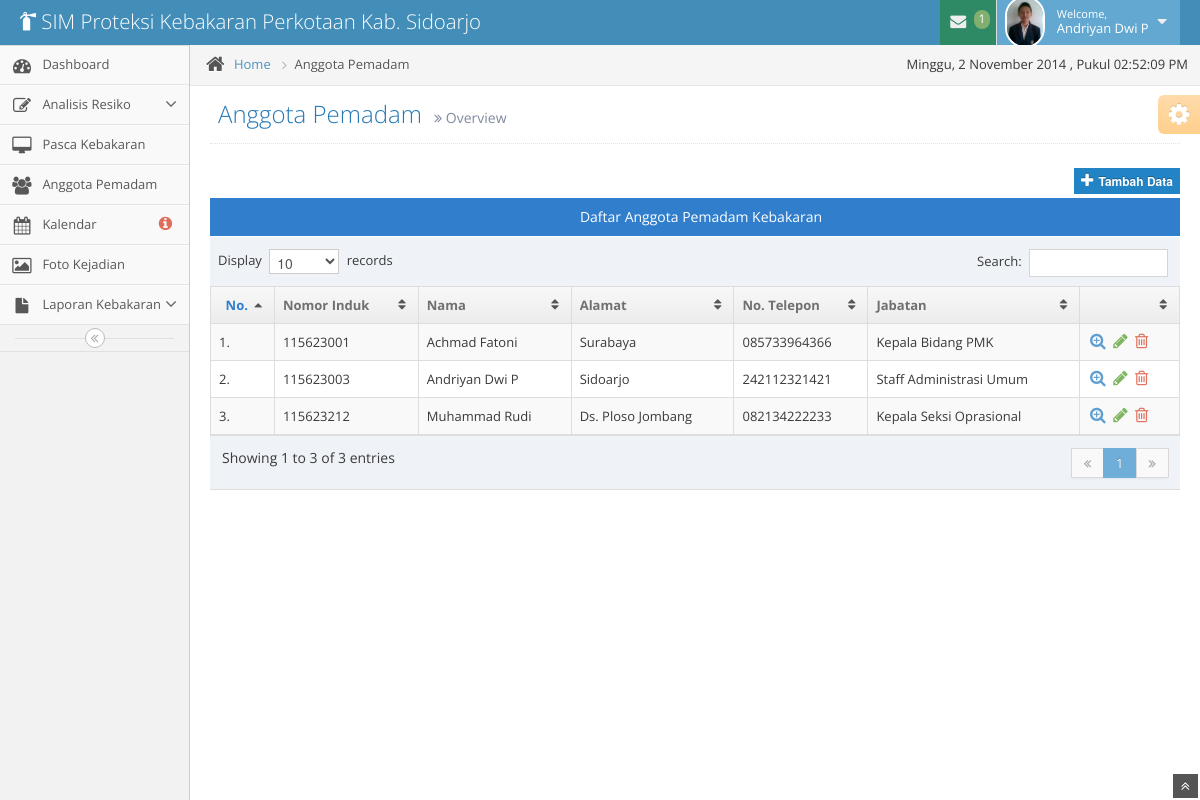
/anggota/list.php (signed in), run on an earlier commit of the app's database.
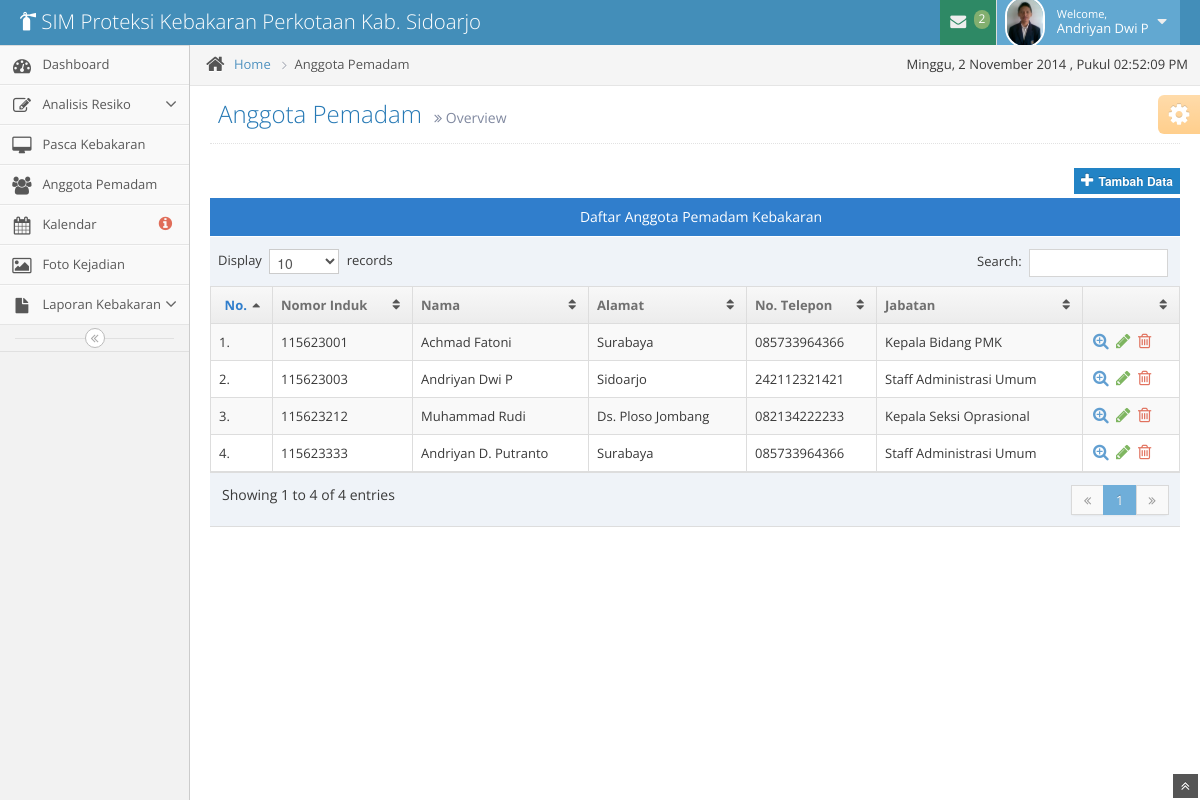
And on a later commit of the database.
### tables this page shows
CREATE TABLE IF NOT EXISTS `pegawai` (
  `pegawai_nip` int(20) NOT NULL,
  `id_level_user` int(11) NOT NULL,
  `pegawai_nama` varchar(50) NOT NULL,
  `pegawai_tempat` varchar(50) NOT NULL,
  `pegawai_tanggal` date NOT NULL,
  `pegawai_kelamin` varchar(20) NOT NULL,
  `pegawai_alamat` varchar(50) NOT NULL,
  `pegawai_no_telp` varchar(20) NOT NULL,
  `jabatan_id` int(2) NOT NULL,
  `pegawai_email` varchar(50) NOT NULL,
  `pegawai_password` varchar(200) NOT NULL,
  `pegawai_foto` varchar(255) NOT NULL,
  PRIMARY KEY (`pegawai_nip`),
  KEY `FK_jabatan` (`jabatan_id`),
  KEY `id_level_user` (`id_level_user`)
);

CREATE TABLE IF NOT EXISTS `jabatan` (
  `jabatan_id` int(2) NOT NULL AUTO_INCREMENT,
  `jabatan_nama` varchar(30) NOT NULL,
  PRIMARY KEY (`jabatan_id`)
);

### anggota/list.php (the view, shortened to what the changed rows need)
<?php
include '../template/header.php';
if ((isset($_SESSION['pegawai_nomor']) && isset($_SESSION['level'])) || (isset($_COOKIE['level']) && isset($_COOKIE['pegawai_nomor']))) {
    $sql = mysql_query("SELECT * FROM pegawai WHERE (pegawai_nip='" . $_SESSION['pegawai_nomor'] . "' AND id_level_user='".$_SESSION['level']."')
                        OR (pegawai_nip='" . $_COOKIE['pegawai_nomor'] . "' AND id_level_user='".$_COOKIE['level']."')") or die("Query : ".mysql_error());
    $query = mysql_query("SELECT * FROM pegawai,jabatan
      WHERE jabatan.jabatan_id = pegawai.jabatan_id
      ORDER BY pegawai_nip") or die("Query failed: " . mysql_error());
    if ($sql == false) {
        die(mysql_error());
        header('Location: ../login/login.php');
        exit();
    } else if (mysql_num_rows($sql)) {
        while ($row = mysql_fetch_assoc($sql)) {
            ?>
            <body>
                <div class="navbar">
                    <div class="navbar-inner">
                        <div class="container-fluid">
                            <a href="../beranda/index" class="brand">
                                <small>
                                    <i class="icon-fire-extinguisher"></i>
                                    SIM Proteksi Kebakaran Perkotaan Kab. Sidoarjo
                                </small>
                            </a>
                            <ul class="nav ace-nav pull-right">
                                <li class="green">
                                    <a data-toggle="dropdown" class="dropdown-toggle" href="#">
                                        <i class="icon-envelope icon-animated-vertical"></i>
                                        <?php
                                        $level = $row['id_level_user'];
                                        $jabatan = $row['jabatan_id'];
                                        $cek_pesan = mysql_query("SELECT * FROM pesan WHERE pesan_status = 0 AND pesan_untuk='$jabatan'") or die("Query : ".mysql_error());
                                        $jml_pesan = mysql_num_rows($cek_pesan);
                                        if($jml_pesan > 0){
                                            echo "<span class='badge badge-success'>$jml_pesan</span>";
                                        }else{
                                            echo "<span class='badge badge-success'>0</span>";
                                        }
                                        ?>
                                    </a>
                                </li>
                                <li class="light-blue">
                                    <a data-toggle="dropdown" href="#" class="dropdown-toggle">
                                        <img class="nav-user-photo" src="../assets/img/img-anggota/<?= $row['pegawai_foto']; ?>" alt="<?php echo $hasil['pegawai_nama']; ?>" />
                                        <span class="user-info">
                                            <small>Welcome,</small>
                                            <?php echo $row['pegawai_nama']; ?>
                                        </span>
                                        <i class="icon-caret-down"></i>
                                    </a>
                                </li>
                            </ul>
                        </div>
                    </div>
                </div>
            <div class="main-container container-fluid">
                <?php include '../template/sidebar.php'; ?>
                <div class="main-content">
                    <div class="breadcrumbs" id="breadcrumbs">
                        <ul class="breadcrumb">
                            <li>
                                <i class="icon-home home-icon"></i>
                                <a href="../beranda/index">Home</a>
                                <span class="divider">
                                    <i class="icon-angle-right arrow-icon"></i>
                                </span>
                            </li>
                            <li class="active">Anggota Pemadam</li>
                        </ul>
                        <div class="pull-right">
                            , Pukul <span id="clock"></span>
                        </div>
                    </div>
                    <div class="page-content">
                        <div class="page-header position-relative">
                            <h1>
                                Anggota Pemadam
                                <small>
                                    <i class="icon-double-angle-right"></i>
                                    Overview
                                </small>
                            </h1>
                        </div>
                        <div class="row-fluid">
                            <div class="span12">
                                <div class = "space-6"></div>
                                <div class = "pull-right">
                                <?php if($row['id_level_user'] == 1){ ?>
                                    <a href = "tambah">
                                        <button class = "btn btn-mini btn-primary btn-block" data-rel = "tooltip" title = "Tambah Pegawai">
                                            <i class = "icon-plus bigger-130"></i>
                                            <strong>Tambah Data</strong>
                                        </button>
                                    </a>
                                <?php } ?>
                                </div>
                                <div class = "table-header center">
                                    Daftar Anggota Pemadam Kebakaran
                                </div>
                                <table id = "pegawai" class = "table table-striped table-bordered table-hover">
                                    <thead>
                                        <tr>
                                            <th class = "center">No.</th>
                                            <th>Nomor Induk</th>
                                            <th>Nama</th>
                                            <th>Alamat</th>
                                            <th>No. Telepon</th>
                                            <th>Jabatan</th>
                                            <th></th>
                                        </tr>
                                    </thead>
                                    <tbody>
                                        <?php
                                        $no = 1;
                                        while ($data = mysql_fetch_array($query)) {
                                            ?>
                                            <tr>
                                                <td><?php echo '' . $no . '.'; ?></td>
                                                <td><?php echo $data['pegawai_nip']; ?></td>
                                                <td><?php echo $data['pegawai_nama']; ?></td>
                                                <td><?php echo $data['pegawai_alamat']; ?></td>
                                                <td><?php echo $data['pegawai_no_telp']; ?></td>
                                                <td><?php echo $data['jabatan_nama']; ?></td>
                                                <td class="td-actions">
                                                    <div class="hidden-phone visible-desktop action-buttons">
                                                        <a class="blue" href="profile?nip=<?php echo $data['pegawai_nip']; ?>" class="tooltip-info" data-rel="tooltip" title="View">
                                                            <i class="icon-zoom-in bigger-130"></i>
                                                        </a>
                                                        <?php if($row['id_level_user'] == 1 ){ ?>
                                                        <a class="green" href="edit?nip=<?php echo $data['pegawai_nip']; ?>" class="tooltip-success" data-rel="tooltip" title="Edit">
                                                            <i class="icon-pencil bigger-130"></i>
                                                        </a>
                                                        <a class="red" href="prosesHapus?nip=<?php echo $data['pegawai_nip']; ?>" onclick="return confirm('Are you sure you want to delete?')" class="tooltip-error" data-rel="tooltip" title="Delete">
                                                            <i class="icon-trash bigger-130"></i>
                                                        </a>
                                                        <?php }else if($data['pegawai_nip'] == $row['pegawai_nip']){ ?>
                                                        <a class="green" href="edit?nip=<?php echo $data['pegawai_nip']; ?>" class="tooltip-success" data-rel="tooltip" title="Edit">
                                                            <i class="icon-pencil bigger-130"></i>
                                                        </a>
                                                        <?php } ?>
                                                    </div>
                                                </td>
                                            </tr>
                                            <?php
                                            $no++;
                                        }
                                        ?>
                                    </tbody>
                                </table>
                            </div>
                        </div>
                    </div>
                    <?php
                }
            }
        }
        ?>
    </div>
</div>
</body>
</html>

### template/sidebar.php (shortened to what the changed rows need)
<?php
    if($level == '1'){
?>
<div class="sidebar" id="sidebar">
    <ul class="nav nav-list">
        <li>
            <a href="../beranda/index">
                <i class="icon-dashboard"></i>
                <span class="menu-text"> Dashboard </span>
            </a>
        </li>
        <li>
            <a href="" class="dropdown-toggle">
                <i class="icon-edit"></i>
                <span class="menu-text"> Analisis Resiko </span>
                <b class="arrow icon-angle-down"></b>
            </a>
        </li>
        <li>
            <a href="../pasca/pasca" class="dropdown-toggle">
                <i class="icon-desktop"></i>
                <span class="menu-text"> Pasca Kebakaran </span>
            </a>
        </li>
        <li>
            <a href="../anggota/list">
                <i class="icon-group"></i>
                <span class="menu-text"> Anggota Pemadam </span>
            </a>
        </li>
        <li>
            <a href="../kalendar/kalendar">
                <i class="icon-calendar"></i>
                <?php
                    $thn = date('Y');
                    $bln = date('m');
                    $cek = mysql_query("SELECT * FROM resiko WHERE resiko_tanggal_start BETWEEN '$thn-$bln-01' AND '$thn-$bln-31'") or die("Query : ".mysql_error());
                    $jml = mysql_num_rows($cek);
                ?>
                <span class="menu-text">
                    Kalendar
                    <?php if($jml>0){ ?>
                    <span class="badge badge-transparent tooltip-error" title="<?php echo $jml; ?>&nbsp;Important&nbsp;Events">
                        <i class="icon-info-sign red bigger-130"></i>
                    </span>
                    <?php }else{ ?>
                    <span class="badge badge-transparent tooltip-error" title="0&nbsp;Important&nbsp;Events">
                        <i class="icon-info-sign red bigger-130"></i>
                    </span>
                    <?php } ?>
                </span>
            </a>
        </li>
        <li>
            <a href="../gallery/">
                <i class="icon-picture"></i>
                <span class="menu-text"> Foto Kejadian </span>
            </a>
        </li>
        <li>
            <a href="#" class="dropdown-toggle">
                <i class="icon-file"></i>
                <span class="menu-text">
                    Laporan Kebakaran
                </span>
                <b class="arrow icon-angle-down"></b>
            </a>
        </li>
    </ul>
    <div class="sidebar-collapse" id="sidebar-collapse">
        <i class="icon-double-angle-left"></i>
    </div>
</div>
<?php
}else if($level == '2' || $level = '3'){
?>
<div class="sidebar" id="sidebar">
    <div class="sidebar-shortcuts" id="sidebar-shortcuts">
        <div class="sidebar-shortcuts-mini" id="sidebar-shortcuts-mini">
            <span class="btn btn-success"></span>
            <span class="btn btn-info"></span>
            <span class="btn btn-warning"></span>
            <span class="btn btn-danger"></span>
        </div>
    </div>
    <ul class="nav nav-list">
        <li>
            <a href="../beranda/index">
                <i class="icon-dashboard"></i>
                <span class="menu-text"> Dashboard </span>
            </a>
        </li>
        <li>
            <a href="../pasca/pasca" class="dropdown-toggle">
                <i class="icon-desktop"></i>
                <span class="menu-text"> Pasca Kebakaran </span>
            </a>
        </li>
        <li>
            <a href="../anggota/list">
                <i class="icon-group"></i>
                <span class="menu-text"> Anggota Pemadam </span>
            </a>
        </li>
        <li>
            <a href="../kalendar/kalendar">
                <i class="icon-calendar"></i>
                <?php
                    $thn = date('Y');
                    $bln = date('m');
                    $cek = mysql_query("SELECT * FROM resiko WHERE resiko_tanggal_start BETWEEN '$thn-$bln-01' AND '$thn-$bln-31'") or die("Query : ".mysql_error());
                    $jml = mysql_num_rows($cek);
                ?>
                <span class="menu-text">
                    Kalendar
                    <?php if($jml>0){ ?>
                    <span class="badge badge-transparent tooltip-error" title="<?php echo $jml; ?>&nbsp;Important&nbsp;Events">
                        <i class="icon-info-sign red bigger-130"></i>
                    </span>
                    <?php }else{ ?>
                    <span class="badge badge-transparent tooltip-error" title="0&nbsp;Important&nbsp;Events">
                        <i class="icon-info-sign red bigger-130"></i>
                    </span>
                    <?php } ?>
                </span>
            </a>
        </li>
        <li>
            <a href="../gallery/">
                <i class="icon-picture"></i>
                <span class="menu-text"> Foto Kejadian </span>
            </a>
        </li>
        <li>
            <a href="#" class="dropdown-toggle">
                <i class="icon-file"></i>
                <span class="menu-text">
                    Laporan Kebakaran
                </span>
                <b class="arrow icon-angle-down"></b>
            </a>
            <ul class="submenu">
                <li>
                    <a href="../laporan/">
                        <i class="icon-double-angle-right"></i>
                        Laporan Kebakaran
                    </a>
                </li>
                <li>
                    <a href="../grafik/">
                        <i class="icon-double-angle-right"></i>
                        Grafik Kebakaran
                    </a>
                </li>
            </ul>
        </li>
    </ul>
    <div class="sidebar-collapse" id="sidebar-collapse">
        <i class="icon-double-angle-left"></i>
    </div>
</div>
<?php
}
?>

What changed in the data, as far as the page shows it:
computed for pegawai "Andriyan Dwi P": jml_pesan "1" → "2"
added pegawai: pegawai_nip "115623333", pegawai_nama "Andriyan D. Putranto", pegawai_alamat "Surabaya", pegawai_no_telp "085733964366", jabatan.jabatan_nama "Staff Administrasi Umum", shown under "2"
Also different on the page:
text written by a page script: "Display records Search: Showing 1 to 3 of 3 entries 1" → "Display records Search: Showing 1 to 4 of 4 entries 1"
